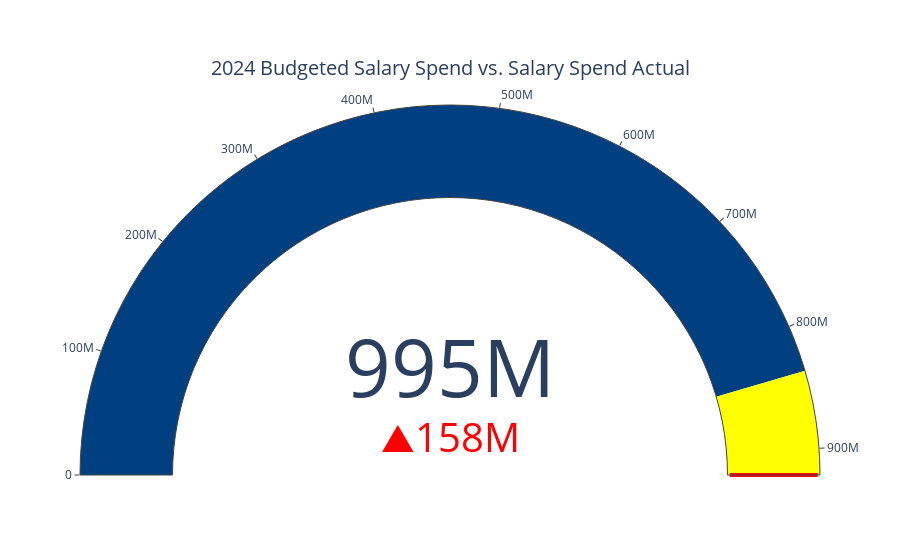

Write notebook code for a chart like this one.
### Code cell
# code for 5
def plot_info(year, data) -> None:
    # Ensure 'FiscalYear' is treated as a string (you can also change this to integer if needed)
    data['FiscalYear'] = data['FiscalYear'].astype(str)

    # Filter the data for the given year
    year_data = data[data['FiscalYear'] == str(year)]

    # If no data for that year, exit function
    if year_data.empty:
        print(f"No data available for {year}")
        return

    # Group and aggregate data by FiscalYear
    summary = year_data.groupby('FiscalYear')[['GrossPay', 'AnnualSalary']].sum().reset_index()

    # Extract actual and expected values
    actual = summary['GrossPay'].iloc[0]
    expected = summary['AnnualSalary'].iloc[0]

    # Calculate the discrepancy (absolute and percentage)
    discrepancy = actual - expected
    discrepancy_pct = (discrepancy / expected) * 100

    # Create the gauge plot
    steps = [
        {'range': [0, expected], 'color': '#004080'}  # Dark blue for expected salary
    ]
    
    # Add yellow step if actual exceeds expected
    if actual > expected:
        steps.append({'range': [expected, actual], 'color': 'yellow'})  # Yellow for actual salary
    
    fig = go.Figure(go.Indicator(
        mode="gauge+number+delta",
        value=actual,
        delta={
            'reference': expected,
            'increasing': {'color': "red"},
            'decreasing': {'color': "green"}
        },
        gauge={
            'axis': {'range': [0, expected * 1.1]},  
            'bar': {'color': 'rgba(0,0,0,0)'},
            'steps': steps,
            'threshold': {
                'line': {'color': "red", 'width': 4},  
                'thickness': .95,
                'value': actual  # Place the red line at the actual
            }
        },
        title={'text': f"{year} Budgeted Salary Spend vs. Salary Spend Actual", 'font': {'size': 20}},
    ))

    fig.update_layout(
        title_font={'size': 20},  # Set font size for the overall layout title
    )

    # Display the discrepancy
    # print(f"Discrepancy for {year}: ${discrepancy:,.2f} ({discrepancy_pct:.2f}%)")

    # Show the figure
    fig.show()

# Example usage:
plot_info(2024, sal)

### Figure 1 — Plotly figure (JSON) as saved in the notebook; plotly's stock layout.template omitted (floating-point values rounded to 4 significant figures)
{"data": [{"delta": {"decreasing": {"color": "green"}, "increasing": {"color": "red"}, "reference": 837400000.0}, "gauge": {"axis": {"range": [0, 921100000.0]}, "bar": {"color": "rgba(0,0,0,0)"}, "steps": [{"color": "#004080", "range": [0, 837400000.0]}, {"color": "yellow", "range": [837400000.0, 995100000.0]}], "threshold": {"line": {"color": "red", "width": 4}, "thickness": 0.95, "value": 995100000.0}}, "mode": "gauge+number+delta", "title": {"font": {"size": 20}, "text": "2024 Budgeted Salary Spend vs. Salary Spend Actual"}, "type": "indicator", "value": 995100000.0}], "layout": {"title": {"font": {"size": 20}}}}
